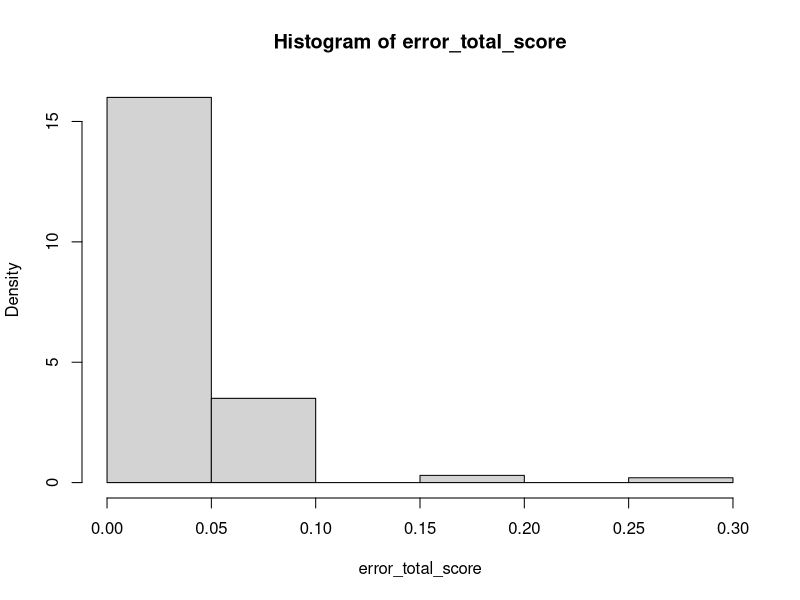

The R script that drew this image:
################################################
###              Validate model              ###
################################################

### Read top 200 cleaned data set ###
universities = read.csv(file='csv/universities-cleaned.csv',header=TRUE,sep=",",nrows=200)

### Predict score based on model ###
unilm = lm(total_score~teaching+international+research+citations+income+student_staff_ratio,
              data=universities)
universities$predict_score = as.numeric(round(predict.lm(unilm),1))

### Assign rank based on prediction
prediction = universities[ , which(names(universities) %in% c("id", "predict_score"))]
prediction = prediction[order(-prediction$predict_score),]
prediction$predict_rank = 1:nrow(prediction)
# If universities had the same score, they should get the same rank
for (i in 2:nrow(prediction))
{
  if (prediction$predict_score[i] == prediction$predict_score[i-1])
  {
    prediction$predict_rank[i] = prediction$predict_rank[i-1]
  }
}

### Compare predicted and actual rank
uni_info = read.csv(file='csv/universities-info.csv',header=TRUE,sep=",",nrows=200)
result = merge(prediction, uni_info[c(1,4,5)], by="id")
exact = sum(result$predict_rank == result$world_rank)
one_off = sum(abs(result$predict_rank-result$world_rank) <= 1)
at_most_five = sum(abs(result$predict_rank-result$world_rank) <= 3)

# Since we gave ids from 1:200 when sorted on the world_rank it gives
# a more accurate score when we compare with id since world_rank can 
# have the same rank twice when two universities have the same score, 
# and thus some ranks are not given (eg 1, 2, 3, 4, 4, 6, 7, 8, 8, 10)

#exact = sum(result$predict_rank == result$id)
#one_off = sum(abs(result$predict_rank-result$id) <= 1)
#at_most_five = sum(abs(result$predict_rank-result$id) <= 3)

printResults = function(exact, one_off, at_most_five, nresult)
{
  cat("Accuracy of prediction top 200: \n");
  cat(paste("Exact matches:\t", (exact/nresult)*100.0, "%\n", sep=""));
  cat(paste("One off:\t", (one_off/nresult)*100.0, "%\n", sep=""));
  cat(paste("At most 3 off:\t", (at_most_five/nresult)*100.0, "%", sep=""));
}
printResults(exact, one_off, at_most_five, nrow(result))
error_total_score = abs(result$predict_score - result$total_score)
hist(error_total_score, prob=TRUE)
summary(error_total_score)